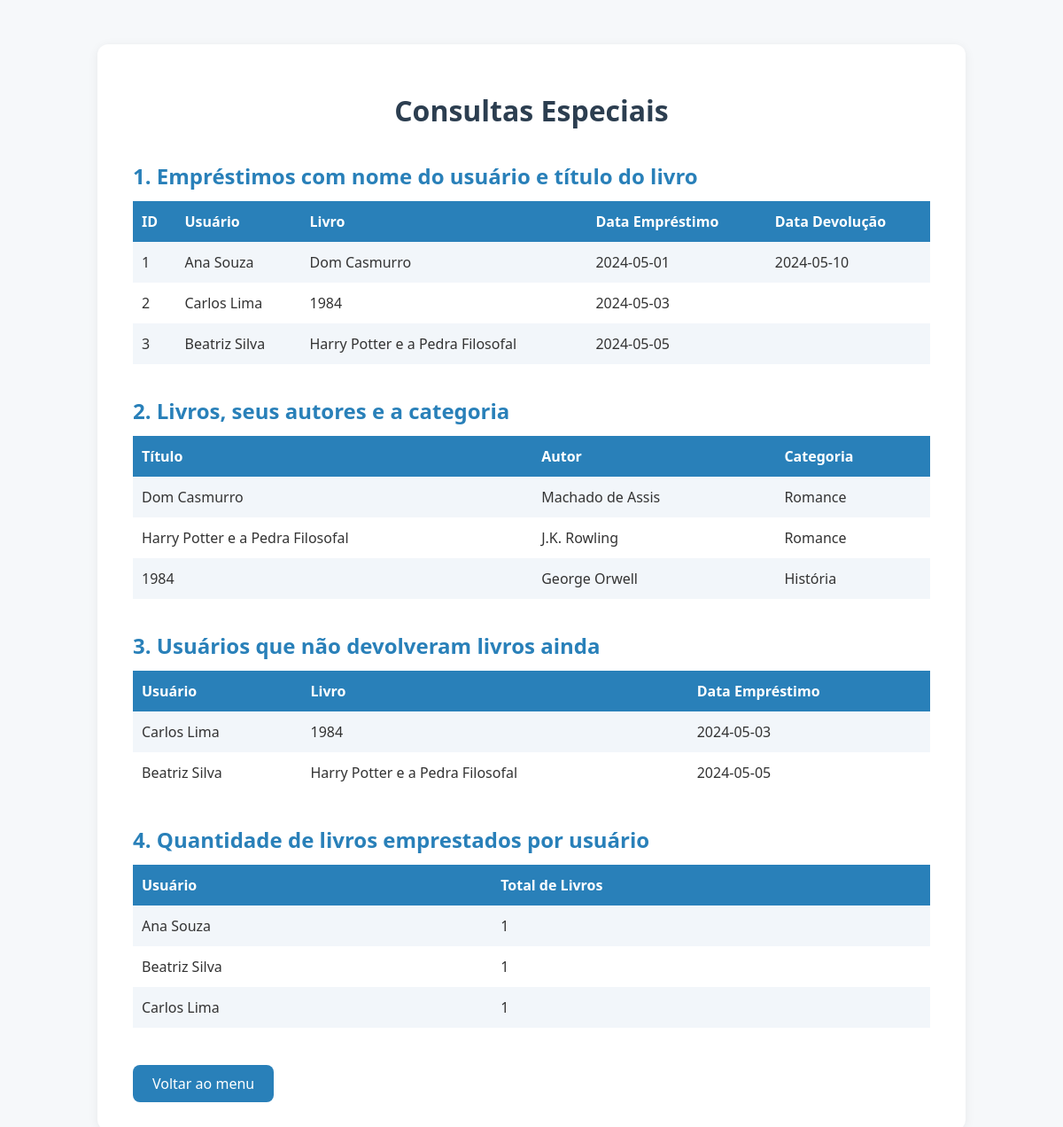
/consultas.php, run on the app's committed database.
### tables this page shows
CREATE TABLE Emprestimo (
    id INT AUTO_INCREMENT PRIMARY KEY,
    id_usuario INT,
    data_emprestimo DATE NOT NULL,
    data_devolucao DATE,
    FOREIGN KEY (id_usuario) REFERENCES Usuario(id)
);

CREATE TABLE Usuario (
    id INT AUTO_INCREMENT PRIMARY KEY,
    nome VARCHAR(100) NOT NULL,
    email VARCHAR(100) NOT NULL UNIQUE,
    tipo VARCHAR(20) NOT NULL  
);

CREATE TABLE Livro (
    id INT AUTO_INCREMENT PRIMARY KEY,
    titulo VARCHAR(200) NOT NULL,
    ano INT NOT NULL,
    id_categoria INT,
    FOREIGN KEY (id_categoria) REFERENCES Categoria(id)
);

CREATE TABLE Autor (
    id INT AUTO_INCREMENT PRIMARY KEY,
    nome VARCHAR(100) NOT NULL
);

CREATE TABLE Categoria (
    id INT AUTO_INCREMENT PRIMARY KEY,
    nome VARCHAR(100) NOT NULL
);

### consultas.php (the view, shortened to what this page needs)
<?php
include 'config.php';
$q1 = $conn->query("SELECT e.id AS emprestimo_id, u.nome AS usuario, l.titulo AS livro, e.data_emprestimo, e.data_devolucao FROM Emprestimo e JOIN Usuario u ON e.id_usuario = u.id JOIN Emprestimo_Livro el ON e.id = el.id_emprestimo JOIN Livro l ON el.id_livro = l.id");
$q2 = $conn->query("SELECT l.titulo, a.nome AS autor, c.nome AS categoria FROM Livro l JOIN Livro_Autor la ON l.id = la.id_livro JOIN Autor a ON la.id_autor = a.id JOIN Categoria c ON l.id_categoria = c.id");
$q3 = $conn->query("SELECT u.nome, l.titulo, e.data_emprestimo FROM Usuario u JOIN Emprestimo e ON u.id = e.id_usuario JOIN Emprestimo_Livro el ON e.id = el.id_emprestimo JOIN Livro l ON el.id_livro = l.id WHERE e.data_devolucao IS NULL");
$q4 = $conn->query("SELECT u.nome, COUNT(el.id_livro) AS total_livros FROM Usuario u JOIN Emprestimo e ON u.id = e.id_usuario JOIN Emprestimo_Livro el ON e.id = el.id_emprestimo GROUP BY u.nome");
?>
<!DOCTYPE html>
<html lang="pt-br">
<head>
</head>
<body>
    <div class="container">
        <h1>Consultas Especiais</h1>
        <h2>1. Empréstimos com nome do usuário e título do livro</h2>
        <table>
            <tr><th>ID</th><th>Usuário</th><th>Livro</th><th>Data Empréstimo</th><th>Data Devolução</th></tr>
            <?php while($row = $q1->fetch_assoc()): ?>
            <tr>
                <td><?= $row['emprestimo_id'] ?></td>
                <td><?= htmlspecialchars($row['usuario']) ?></td>
                <td><?= htmlspecialchars($row['livro']) ?></td>
                <td><?= $row['data_emprestimo'] ?></td>
                <td><?= $row['data_devolucao'] ?></td>
            </tr>
            <?php endwhile; ?>
        </table>
        <h2>2. Livros, seus autores e a categoria</h2>
        <table>
            <tr><th>Título</th><th>Autor</th><th>Categoria</th></tr>
            <?php while($row = $q2->fetch_assoc()): ?>
            <tr>
                <td><?= htmlspecialchars($row['titulo']) ?></td>
                <td><?= htmlspecialchars($row['autor']) ?></td>
                <td><?= htmlspecialchars($row['categoria']) ?></td>
            </tr>
            <?php endwhile; ?>
        </table>
        <h2>3. Usuários que não devolveram livros ainda</h2>
        <table>
            <tr><th>Usuário</th><th>Livro</th><th>Data Empréstimo</th></tr>
            <?php while($row = $q3->fetch_assoc()): ?>
            <tr>
                <td><?= htmlspecialchars($row['nome']) ?></td>
                <td><?= htmlspecialchars($row['titulo']) ?></td>
                <td><?= $row['data_emprestimo'] ?></td>
            </tr>
            <?php endwhile; ?>
        </table>
        <h2>4. Quantidade de livros emprestados por usuário</h2>
        <table>
            <tr><th>Usuário</th><th>Total de Livros</th></tr>
            <?php while($row = $q4->fetch_assoc()): ?>
            <tr>
                <td><?= htmlspecialchars($row['nome']) ?></td>
                <td><?= $row['total_livros'] ?></td>
            </tr>
            <?php endwhile; ?>
        </table>
        <a class="back-btn" href="index.php">Voltar ao menu</a>
    </div>
</body>
</html>

### consultas.php (style rules this page uses)
body { font-family: 'Segoe UI', Arial, sans-serif; background: #f6f8fa; margin: 0; }
.container { max-width: 900px; margin: 50px auto; background: #fff; border-radius: 12px; box-shadow: 0 2px 12px #0001; padding: 32px 40px; }
h1 { color: #2c3e50; text-align: center; margin-bottom: 32px; }
h2 { color: #2980b9; margin-top: 36px; margin-bottom: 12px; }
table { width: 100%; border-collapse: collapse; margin-bottom: 24px; }
th, td { border: none; padding: 12px 10px; text-align: left; }
th { background: #2980b9; color: #fff; font-weight: 600; }
tr:nth-child(even) { background: #f2f6fa; }
td { color: #333; }
.back-btn { display: inline-block; background: #2980b9; color: #fff; padding: 10px 22px; border-radius: 8px; text-decoration: none; font-weight: 500; transition: background 0.2s; margin-top: 18px; }

### data on the page
emprestimo: id "1", id_usuario.nome "Ana Souza", livro.titulo "Dom Casmurro", data_emprestimo "2024-05-01", data_devolucao "2024-05-10"
emprestimo: id "2", id_usuario.nome "Carlos Lima", livro.titulo "1984", data_emprestimo "2024-05-03"
emprestimo: id "3", id_usuario.nome "Beatriz Silva", livro.titulo "Harry Potter e a Pedra Filosofal", data_emprestimo "2024-05-05"
livro: titulo "Dom Casmurro", autor.nome "Machado de Assis", id_categoria.nome "Romance"
livro: titulo "Harry Potter e a Pedra Filosofal", autor.nome "J.K. Rowling", id_categoria.nome "Romance"
livro: titulo "1984", autor.nome "George Orwell", id_categoria.nome "História"
usuario: nome "Carlos Lima", livro.titulo "1984", emprestimo.data_emprestimo "2024-05-03"
usuario: nome "Beatriz Silva", livro.titulo "Harry Potter e a Pedra Filosofal", emprestimo.data_emprestimo "2024-05-05"

### other printed values
$row['nome'] "Ana Souza"
$row['total_livros'] "1"
$row['nome'] "Beatriz Silva"
$row['nome'] "Carlos Lima"
